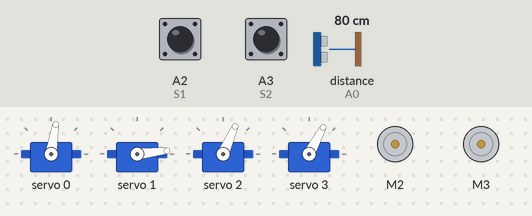
This sketch was run on a simulated Arduino Uno, built with avr-gcc and run on an emulated ATmega328P. On the bench: 4 × servo, 2 × DC motor (green arrow = forward, orange = backward, longer = faster). Wiring (inferred from the names in the program): ultrasonic range finder: trigger A1; echo A0. The inputs (shaded band) are chosen by the test bench; at power-on: distance to the obstacle (sensor on A0) 80 cm, A2 (S1) HIGH, A3 (S2) HIGH. The echo pulse lasts 58.3 µs per cm.

Above: at 1.2 s.
1.3 s: distance to the obstacle (sensor on A0) set to 12 cm
2.8 s: distance to the obstacle (sensor on A0) set to 9 cm
At 3.7 s:
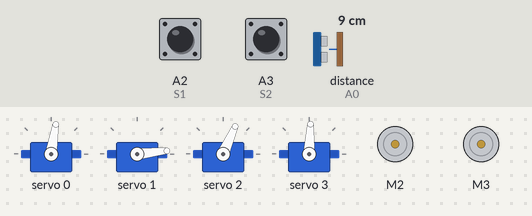
At 5.32 s:
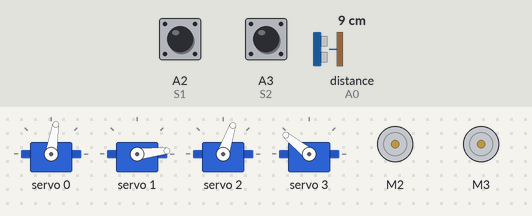
Timing chart, 0 to 23.5 s (numbered marks = the images above; inputs shaded):
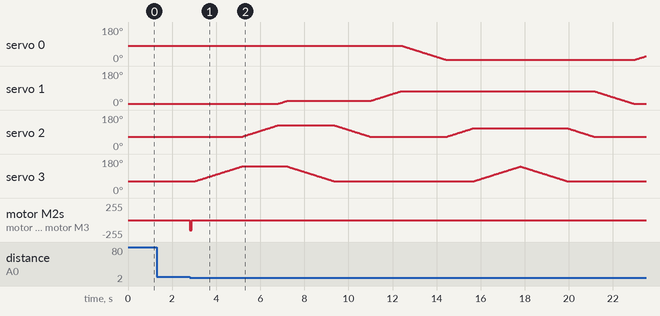

The sketch:

pick_place_arduino.ino
```cpp
#include <AFMotor.h>
#include <Wire.h>
#include <Adafruit_PWMServoDriver.h>

Adafruit_PWMServoDriver armController = Adafruit_PWMServoDriver();
AF_DCMotor motor1(2);
AF_DCMotor motor2(3);

#define Echo A0
#define Trig A1
#define S1 A2
#define S2 A3
#define Speed 150

#define servo1 0
#define servo2 1
#define servo3 2
#define servo4 3

void setup() {
  pinMode(S1, INPUT);
  pinMode(S2, INPUT);
  pinMode(Trig, OUTPUT);
  pinMode(Echo, INPUT);

  armController.begin();
  armController.setPWMFreq(60);
  armController.setPWM(servo1, 0, 340);
  armController.setPWM(servo2, 0, 150);
  armController.setPWM(servo3, 0, 300);
  armController.setPWM(servo4, 0, 290);

  motor1.setSpeed(Speed);
  motor2.setSpeed(Speed);
}

void loop() {
  int distance = obstacle();
  Serial.println(distance);

  if (distance <= 9) {
    motor1.run(RELEASE);
    motor2.run(RELEASE);
    motor1.run(BACKWARD);
    motor2.run(BACKWARD);
    delay(100);
    motor1.run(RELEASE);
    motor2.run(RELEASE);
    delay(100);
    robotArm();
    delay(100);
    motor1.run(FORWARD);
    motor2.run(FORWARD);
    delay(100);
  } else {
    linefollower();
  }
}

void linefollower() {
  bool value1 = digitalRead(S1);
  bool value2 = digitalRead(S2);

  if (value1 == 0 && value2 == 0) {
    motor1.run(FORWARD);
    motor2.run(FORWARD);
  } else if (value1 == 1 && value2 == 1) {
    motor1.run(RELEASE);
    motor2.run(RELEASE);
  } else if (value1 == 1 && value2 == 0) {
    motor1.run(BACKWARD);
    motor2.run(FORWARD);
  } else if (value1 == 0 && value2 == 1) {
    motor1.run(FORWARD);
    motor2.run(BACKWARD);
  }
}

int obstacle() {
  digitalWrite(Trig, LOW);
  delayMicroseconds(4);
  digitalWrite(Trig, HIGH);
  delayMicroseconds(10);
  digitalWrite(Trig, LOW);
  long t = pulseIn(Echo, HIGH);
  int cm = t / 29 / 2;
  return cm;
}

void robotArm() {

  for (int S4value = 290; S4value <= 490; S4value++) {
    armController.setPWM(servo4, 0, S4value);
    delay(10);
  }

  for (int S3value = 300; S3value <= 450; S3value++) {
    armController.setPWM(servo3, 0, S3value);
    delay(10);
  }

  for (int S2value = 150; S2value <= 190; S2value++) {
    armController.setPWM(servo2, 0, S2value);
    delay(10);
  }

  for (int S4value = 490; S4value > 290; S4value--) {
    armController.setPWM(servo4, 0, S4value);
    delay(10);
  }

  for (int S3value = 450; S3value > 300; S3value--) {
    armController.setPWM(servo3, 0, S3value);
    delay(10);
  }

  for (int S2value = 190; S2value <= 320; S2value++) {
    armController.setPWM(servo2, 0, S2value);
    delay(10);
  }

  for (int S1value = 340; S1value >= 150; S1value--) {
    armController.setPWM(servo1, 0, S1value);
    delay(10);
  }

  for (int S3value = 300; S3value <= 410; S3value++) {
    armController.setPWM(servo3, 0, S3value);
    delay(10);
  }

  for (int S4value = 290; S4value <= 490; S4value++) {
    armController.setPWM(servo4, 0, S4value);
    delay(10);
  }

  for (int S4value = 490; S4value > 290; S4value--) {
    armController.setPWM(servo4, 0, S4value);
    delay(10);
  }

  for (int S3value = 410; S3value > 300; S3value--) {
    armController.setPWM(servo3, 0, S3value);
    delay(10);
  }

  for (int S2value = 320; S2value > 150; S2value--) {
    armController.setPWM(servo2, 0, S2value);
    delay(10);
  }

  for (int S1value = 150; S1value < 340; S1value++) {
    armController.setPWM(servo1, 0, S1value);
    delay(10);
  }
}
```

Measured:
- the behaviour switches between 11 and 10 cm on distance to the obstacle (sensor on A0) (found by bisection; images 0 and 1)
- after the input at 1.3 s, every drawn part: stays the same
